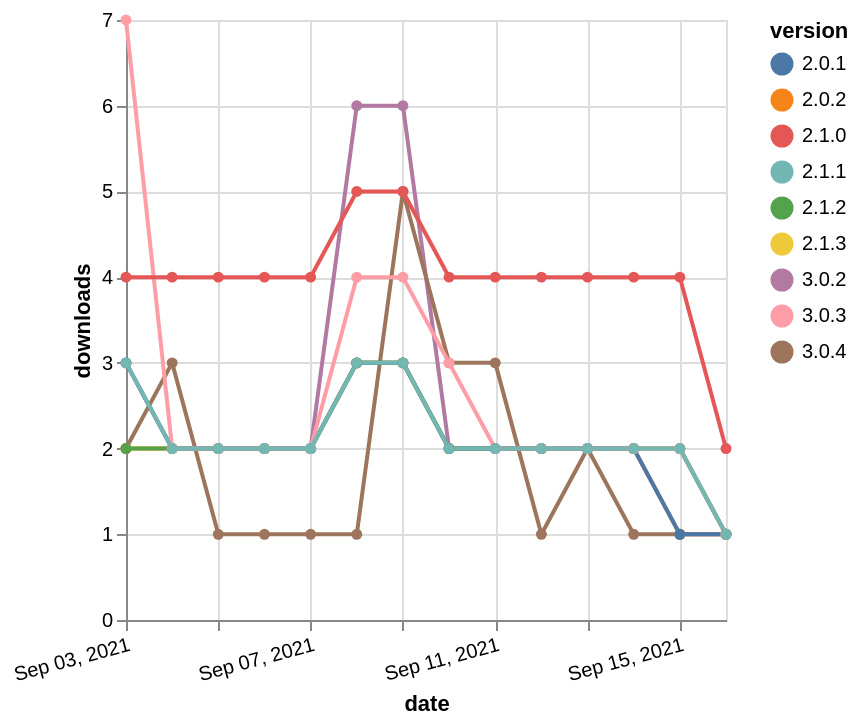

This figure's Vega-Lite source:
### Vega-Lite specification from a JSON file in a GitHub repository (floating-point values rounded to 4 significant figures)
{"$schema": "https://vega.github.io/schema/vega-lite/v5.json", "description": "A simple bar chart with embedded data.", "data": {"values": [{"date": "2021-09-03", "total": 2599, "delta": 2, "version": "2.0.2"}, {"date": "2021-09-04", "total": 2601, "delta": 2, "version": "2.0.2"}, {"date": "2021-09-05", "total": 2603, "delta": 2, "version": "2.0.2"}, {"date": "2021-09-06", "total": 2605, "delta": 2, "version": "2.0.2"}, {"date": "2021-09-07", "total": 2607, "delta": 2, "version": "2.0.2"}, {"date": "2021-09-08", "total": 2610, "delta": 3, "version": "2.0.2"}, {"date": "2021-09-09", "total": 2613, "delta": 3, "version": "2.0.2"}, {"date": "2021-09-10", "total": 2615, "delta": 2, "version": "2.0.2"}, {"date": "2021-09-11", "total": 2617, "delta": 2, "version": "2.0.2"}, {"date": "2021-09-12", "total": 2619, "delta": 2, "version": "2.0.2"}, {"date": "2021-09-13", "total": 2621, "delta": 2, "version": "2.0.2"}, {"date": "2021-09-14", "total": 2623, "delta": 2, "version": "2.0.2"}, {"date": "2021-09-15", "total": 2624, "delta": 1, "version": "2.0.2"}, {"date": "2021-09-16", "total": 2625, "delta": 1, "version": "2.0.2"}, {"date": "2021-09-03", "total": 2879, "delta": 3, "version": "3.0.2"}, {"date": "2021-09-04", "total": 2881, "delta": 2, "version": "3.0.2"}, {"date": "2021-09-05", "total": 2883, "delta": 2, "version": "3.0.2"}, {"date": "2021-09-06", "total": 2885, "delta": 2, "version": "3.0.2"}, {"date": "2021-09-07", "total": 2887, "delta": 2, "version": "3.0.2"}, {"date": "2021-09-08", "total": 2893, "delta": 6, "version": "3.0.2"}, {"date": "2021-09-09", "total": 2899, "delta": 6, "version": "3.0.2"}, {"date": "2021-09-10", "total": 2901, "delta": 2, "version": "3.0.2"}, {"date": "2021-09-11", "total": 2903, "delta": 2, "version": "3.0.2"}, {"date": "2021-09-12", "total": 2905, "delta": 2, "version": "3.0.2"}, {"date": "2021-09-13", "total": 2907, "delta": 2, "version": "3.0.2"}, {"date": "2021-09-14", "total": 2909, "delta": 2, "version": "3.0.2"}, {"date": "2021-09-15", "total": 2911, "delta": 2, "version": "3.0.2"}, {"date": "2021-09-16", "total": 2912, "delta": 1, "version": "3.0.2"}, {"date": "2021-09-03", "total": 2744, "delta": 2, "version": "2.1.3"}, {"date": "2021-09-04", "total": 2746, "delta": 2, "version": "2.1.3"}, {"date": "2021-09-05", "total": 2748, "delta": 2, "version": "2.1.3"}, {"date": "2021-09-06", "total": 2750, "delta": 2, "version": "2.1.3"}, {"date": "2021-09-07", "total": 2752, "delta": 2, "version": "2.1.3"}, {"date": "2021-09-08", "total": 2755, "delta": 3, "version": "2.1.3"}, {"date": "2021-09-09", "total": 2758, "delta": 3, "version": "2.1.3"}, {"date": "2021-09-10", "total": 2760, "delta": 2, "version": "2.1.3"}, {"date": "2021-09-11", "total": 2762, "delta": 2, "version": "2.1.3"}, {"date": "2021-09-12", "total": 2764, "delta": 2, "version": "2.1.3"}, {"date": "2021-09-13", "total": 2766, "delta": 2, "version": "2.1.3"}, {"date": "2021-09-14", "total": 2768, "delta": 2, "version": "2.1.3"}, {"date": "2021-09-15", "total": 2770, "delta": 2, "version": "2.1.3"}, {"date": "2021-09-16", "total": 2771, "delta": 1, "version": "2.1.3"}, {"date": "2021-09-03", "total": 560, "delta": 2, "version": "3.0.4"}, {"date": "2021-09-04", "total": 563, "delta": 3, "version": "3.0.4"}, {"date": "2021-09-05", "total": 564, "delta": 1, "version": "3.0.4"}, {"date": "2021-09-06", "total": 565, "delta": 1, "version": "3.0.4"}, {"date": "2021-09-07", "total": 566, "delta": 1, "version": "3.0.4"}, {"date": "2021-09-08", "total": 567, "delta": 1, "version": "3.0.4"}, {"date": "2021-09-09", "total": 572, "delta": 5, "version": "3.0.4"}, {"date": "2021-09-10", "total": 575, "delta": 3, "version": "3.0.4"}, {"date": "2021-09-11", "total": 578, "delta": 3, "version": "3.0.4"}, {"date": "2021-09-12", "total": 579, "delta": 1, "version": "3.0.4"}, {"date": "2021-09-13", "total": 581, "delta": 2, "version": "3.0.4"}, {"date": "2021-09-14", "total": 582, "delta": 1, "version": "3.0.4"}, {"date": "2021-09-15", "total": 583, "delta": 1, "version": "3.0.4"}, {"date": "2021-09-16", "total": 584, "delta": 1, "version": "3.0.4"}, {"date": "2021-09-03", "total": 2539, "delta": 2, "version": "2.1.2"}, {"date": "2021-09-04", "total": 2541, "delta": 2, "version": "2.1.2"}, {"date": "2021-09-05", "total": 2543, "delta": 2, "version": "2.1.2"}, {"date": "2021-09-06", "total": 2545, "delta": 2, "version": "2.1.2"}, {"date": "2021-09-07", "total": 2547, "delta": 2, "version": "2.1.2"}, {"date": "2021-09-08", "total": 2550, "delta": 3, "version": "2.1.2"}, {"date": "2021-09-09", "total": 2553, "delta": 3, "version": "2.1.2"}, {"date": "2021-09-10", "total": 2555, "delta": 2, "version": "2.1.2"}, {"date": "2021-09-11", "total": 2557, "delta": 2, "version": "2.1.2"}, {"date": "2021-09-12", "total": 2559, "delta": 2, "version": "2.1.2"}, {"date": "2021-09-13", "total": 2561, "delta": 2, "version": "2.1.2"}, {"date": "2021-09-14", "total": 2563, "delta": 2, "version": "2.1.2"}, {"date": "2021-09-15", "total": 2565, "delta": 2, "version": "2.1.2"}, {"date": "2021-09-16", "total": 2566, "delta": 1, "version": "2.1.2"}, {"date": "2021-09-03", "total": 2604, "delta": 3, "version": "2.0.1"}, {"date": "2021-09-04", "total": 2606, "delta": 2, "version": "2.0.1"}, {"date": "2021-09-05", "total": 2608, "delta": 2, "version": "2.0.1"}, {"date": "2021-09-06", "total": 2610, "delta": 2, "version": "2.0.1"}, {"date": "2021-09-07", "total": 2612, "delta": 2, "version": "2.0.1"}, {"date": "2021-09-08", "total": 2615, "delta": 3, "version": "2.0.1"}, {"date": "2021-09-09", "total": 2618, "delta": 3, "version": "2.0.1"}, {"date": "2021-09-10", "total": 2620, "delta": 2, "version": "2.0.1"}, {"date": "2021-09-11", "total": 2622, "delta": 2, "version": "2.0.1"}, {"date": "2021-09-12", "total": 2624, "delta": 2, "version": "2.0.1"}, {"date": "2021-09-13", "total": 2626, "delta": 2, "version": "2.0.1"}, {"date": "2021-09-14", "total": 2628, "delta": 2, "version": "2.0.1"}, {"date": "2021-09-15", "total": 2629, "delta": 1, "version": "2.0.1"}, {"date": "2021-09-16", "total": 2630, "delta": 1, "version": "2.0.1"}, {"date": "2021-09-03", "total": 2893, "delta": 7, "version": "3.0.3"}, {"date": "2021-09-04", "total": 2895, "delta": 2, "version": "3.0.3"}, {"date": "2021-09-05", "total": 2897, "delta": 2, "version": "3.0.3"}, {"date": "2021-09-06", "total": 2899, "delta": 2, "version": "3.0.3"}, {"date": "2021-09-07", "total": 2901, "delta": 2, "version": "3.0.3"}, {"date": "2021-09-08", "total": 2905, "delta": 4, "version": "3.0.3"}, {"date": "2021-09-09", "total": 2909, "delta": 4, "version": "3.0.3"}, {"date": "2021-09-10", "total": 2912, "delta": 3, "version": "3.0.3"}, {"date": "2021-09-11", "total": 2914, "delta": 2, "version": "3.0.3"}, {"date": "2021-09-12", "total": 2916, "delta": 2, "version": "3.0.3"}, {"date": "2021-09-13", "total": 2918, "delta": 2, "version": "3.0.3"}, {"date": "2021-09-14", "total": 2920, "delta": 2, "version": "3.0.3"}, {"date": "2021-09-15", "total": 2922, "delta": 2, "version": "3.0.3"}, {"date": "2021-09-16", "total": 2923, "delta": 1, "version": "3.0.3"}, {"date": "2021-09-03", "total": 4911, "delta": 4, "version": "2.1.0"}, {"date": "2021-09-04", "total": 4915, "delta": 4, "version": "2.1.0"}, {"date": "2021-09-05", "total": 4919, "delta": 4, "version": "2.1.0"}, {"date": "2021-09-06", "total": 4923, "delta": 4, "version": "2.1.0"}, {"date": "2021-09-07", "total": 4927, "delta": 4, "version": "2.1.0"}, {"date": "2021-09-08", "total": 4932, "delta": 5, "version": "2.1.0"}, {"date": "2021-09-09", "total": 4937, "delta": 5, "version": "2.1.0"}, {"date": "2021-09-10", "total": 4941, "delta": 4, "version": "2.1.0"}, {"date": "2021-09-11", "total": 4945, "delta": 4, "version": "2.1.0"}, {"date": "2021-09-12", "total": 4949, "delta": 4, "version": "2.1.0"}, {"date": "2021-09-13", "total": 4953, "delta": 4, "version": "2.1.0"}, {"date": "2021-09-14", "total": 4957, "delta": 4, "version": "2.1.0"}, {"date": "2021-09-15", "total": 4961, "delta": 4, "version": "2.1.0"}, {"date": "2021-09-16", "total": 4963, "delta": 2, "version": "2.1.0"}, {"date": "2021-09-03", "total": 2535, "delta": 3, "version": "2.1.1"}, {"date": "2021-09-04", "total": 2537, "delta": 2, "version": "2.1.1"}, {"date": "2021-09-05", "total": 2539, "delta": 2, "version": "2.1.1"}, {"date": "2021-09-06", "total": 2541, "delta": 2, "version": "2.1.1"}, {"date": "2021-09-07", "total": 2543, "delta": 2, "version": "2.1.1"}, {"date": "2021-09-08", "total": 2546, "delta": 3, "version": "2.1.1"}, {"date": "2021-09-09", "total": 2549, "delta": 3, "version": "2.1.1"}, {"date": "2021-09-10", "total": 2551, "delta": 2, "version": "2.1.1"}, {"date": "2021-09-11", "total": 2553, "delta": 2, "version": "2.1.1"}, {"date": "2021-09-12", "total": 2555, "delta": 2, "version": "2.1.1"}, {"date": "2021-09-13", "total": 2557, "delta": 2, "version": "2.1.1"}, {"date": "2021-09-14", "total": 2559, "delta": 2, "version": "2.1.1"}, {"date": "2021-09-15", "total": 2561, "delta": 2, "version": "2.1.1"}, {"date": "2021-09-16", "total": 2562, "delta": 1, "version": "2.1.1"}]}, "width": "container", "mark": {"type": "line", "point": {"filled": true}}, "encoding": {"x": {"field": "date", "type": "temporal", "timeUnit": "yearmonthdate", "title": "date", "axis": {"labelAngle": -15}}, "y": {"field": "delta", "type": "quantitative", "title": "downloads"}, "color": {"field": "version", "type": "nominal"}, "tooltip": {"field": "delta"}}}
